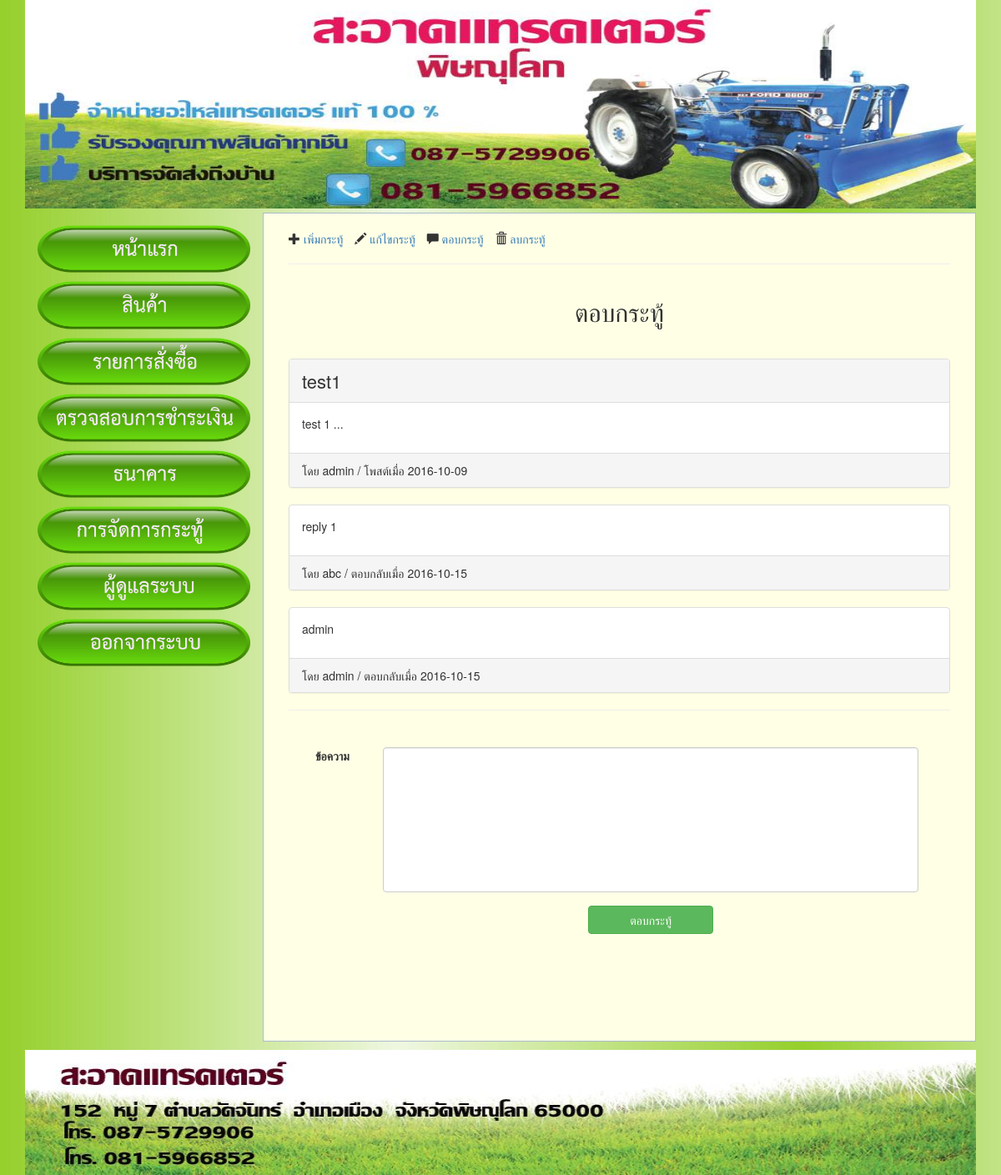
/admin/reply_topic_form.php?id=1 (signed in), run on the app's committed database.
### tables this page shows
CREATE TABLE `tb_webboard` (
  `id` int(11) NOT NULL,
  `topic` varchar(255) DEFAULT NULL,
  `name` varchar(255) DEFAULT NULL,
  `email` varchar(255) DEFAULT NULL,
  `detail` varchar(255) DEFAULT NULL,
  `picture` varchar(255) DEFAULT NULL,
  `created_at` date DEFAULT NULL
);

CREATE TABLE `tb_reply` (
  `id` int(11) NOT NULL,
  `topic_id` varchar(255) DEFAULT NULL,
  `name` varchar(255) DEFAULT NULL,
  `email` varchar(255) DEFAULT NULL,
  `detail` varchar(255) DEFAULT NULL,
  `created_at` date DEFAULT NULL
);

### admin/reply_topic_form.php (the view, shortened to what this page needs)
<?php
  include('header.php');
  $id = $_GET['id'];
  $topic = null;
  $name = null;
  $detail = null;
  $created_at = null;
  $sql = "SELECT * FROM tb_webboard WHERE id = $id";
  $result = mysqli_query($conn, $sql);
  while ($row = mysqli_fetch_array($result, MYSQL_ASSOC)) {
    $topic    = $row['topic'];
    $name     = $row['name'];
    $detail   = $row['detail'];
    $created_at = $row['created_at'];
  }
?>
<div class="row">
  <div class="col-md-12">
    <?php include('menu.php'); ?>
    <div class="col-md-9" style="background-color: #ffffe6; border: 1px solid #abc; margin-top: 5px; padding-bottom: 100px;">
      <div class="col-md-12" style="margin-top: 20px;">
        <i class="glyphicon glyphicon-plus"></i> <a href="create_topic.php" style="margin-right: 10px;">เพิ่มกระทู้</a>
        <i class="glyphicon glyphicon-pencil"></i> <a href="edit_topic.php" style="margin-right: 10px;">แก้ไขกระทู้</a>
        <i class="glyphicon glyphicon-comment"></i> <a href="reply_topic.php" style="margin-right: 10px;">ตอบกระทู้</a>
        <i class="glyphicon glyphicon-trash"></i> <a href="delete_topic.php" style="margin-right: 10px;">ลบกระทู้</a>
        <hr size="1">
      </div>
      <div class="col-md-12 text-center">
        <h2>ตอบกระทู้</h2>
      </div>
      <div class="col-md-12" style="margin-top: 30px;">
          <div class="panel panel-default">
            <div class="panel-heading" style="font-size: 22px;"><?php echo $topic; ?></div>
            <div class="panel-body">
                <?php
                  echo $detail;
                ?>
            </div>
            <div class="panel-footer">
              โดย <?php echo $name . ' / โพสต์เมื่อ ' . $created_at; ?>
            </div>
          </div>
          <?php
            $sql = "SELECT name, detail, created_at FROM tb_reply WHERE topic_id = $id";
            $result = mysqli_query($conn, $sql);
            while ($row = mysqli_fetch_array($result, MYSQL_ASSOC)) {
              echo '
                <div class="panel panel-default">
                  <div class="panel-body">
                      '. $row['detail'] .'
                  </div>
                  <div class="panel-footer">
                    โดย '. $row['name'] .' / ตอบกลับเมื่อ '. $row['created_at'] .'
                  </div>
                </div>
              ';
            }
          ?>
          <hr>
          <table class="table">
            <thead>
              <tr>
                <th></th>
                <th></th>
                <th></th>
              </tr>
            </thead>
            <tbody>
              <form action="process/reply.php" method="post">
                <tr>
                  <td><b>ข้อความ</b></td>
                  <td><textarea name="detail" class="form-control" style="resize: none;" rows="8" cols="40"></textarea></td>
                  <td></td>
                </tr>
                <tr>
                  <td></td>
                  <td><button type="submit" class="btn btn-success" style="width: 150px;">ตอบกระทู้</button></td>
                  <td></td>
                </tr>
              </form>
            </tbody>
          </table>
        </div>
    </div>
  </div>
</div>
<?php include('footer.php'); ?>

### admin/header.php (style rules this page uses)
tr th { text-align: center; }
tr td { text-align: center; }

### admin/reply_topic_form.php (style rules this page uses)
.table { border-bottom:0px !important; background-color: #ffffe6; }
.table th, .table td { border: 1px !important; background-color: #ffffe6; }

### data on the page
tb_webboard: topic "test1", detail "test 1 ...", name "admin", created_at "2016-10-09"
tb_reply: detail "reply 1", name "abc", created_at "2016-10-15"
tb_reply: detail "admin", name "admin", created_at "2016-10-15"
